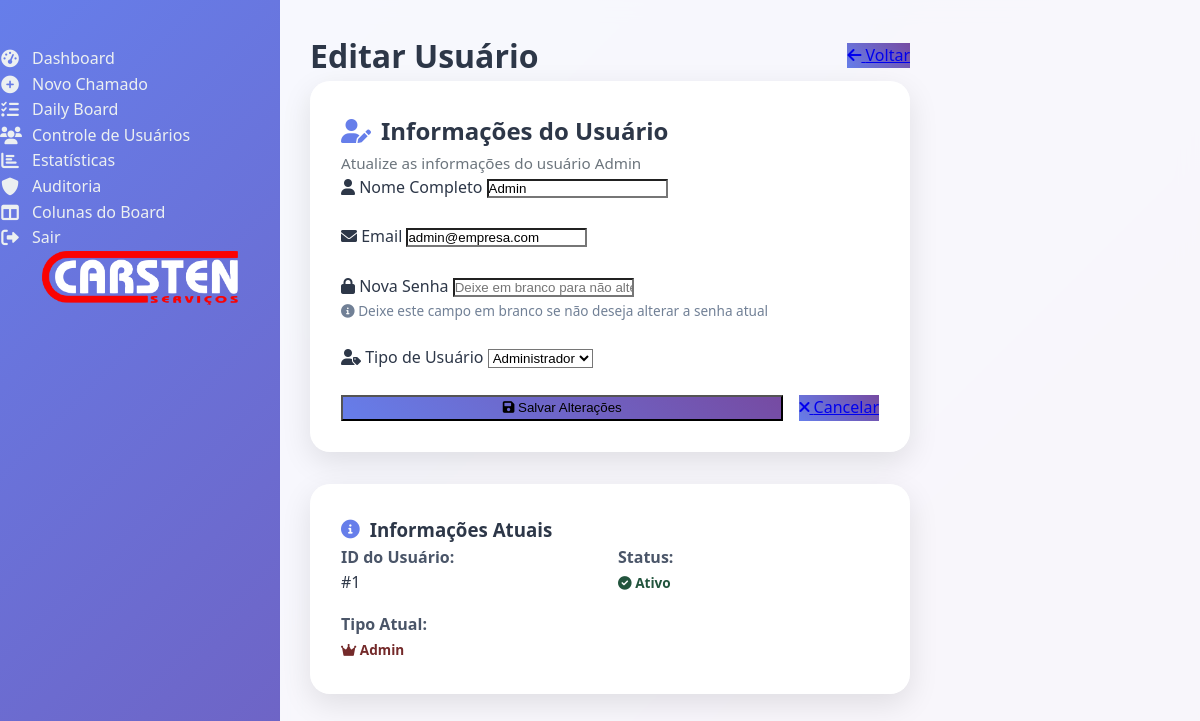
/usuario/1/editar (signed in), run on the app's committed database.
### app.py (models this page shows)
class Usuario(db.Model, UserMixin):
    id = db.Column(db.Integer, primary_key=True)
    nome = db.Column(db.String(100))
    email = db.Column(db.String(100), unique=True)
    senha = db.Column(db.String(200))
    tipo = db.Column(db.String(20))  # 'admin' ou 'usuario'

### app.py (the view, shortened to what this page needs)
@app.route('/usuario/<int:id>/editar', methods=['GET', 'POST'])
@login_required
def editar_usuario(id):
    if current_user.tipo != 'admin':
        abort(403)
    usuario = Usuario.query.get_or_404(id)
    return render_template('editar_usuario.html', usuario=usuario)

### app.py (called while the page is built)
@login_manager.user_loader
def load_user(user_id):
    return db.session.get(Usuario, int(user_id))

### templates/editar_usuario.html (shortened to what this page needs)
{% extends 'base.html' %}
{% block content %}
  <div style="max-width: 600px; margin: 0 auto;">
    <div style="display: flex; justify-content: space-between; align-items: center; margin-bottom: 2rem;">
      <h1>Editar Usuário</h1>
      <a href="{{ url_for('usuarios') }}" class="btn">
        <i class="fas fa-arrow-left"></i>
        Voltar
      </a>
    </div>
    <div class="card">
      <div class="card-header">
        <h2>
          <i class="fas fa-user-edit"></i>
          Informações do Usuário
        </h2>
        <p>Atualize as informações do usuário {{ usuario.nome }}</p>
      </div>
      <div class="card-body">
        <form method="POST" style="display: flex; flex-direction: column; gap: 1.5rem;">
          <div>
            <label for="nome">
              <i class="fas fa-user"></i>
              Nome Completo
            </label>
            <input type="text" id="nome" name="nome" value="{{ usuario.nome }}" required>
          </div>
          <div>
            <label for="email">
              <i class="fas fa-envelope"></i>
              Email
            </label>
            <input type="email" id="email" name="email" value="{{ usuario.email }}" required>
          </div>
          <div>
            <label for="senha">
              <i class="fas fa-lock"></i>
              Nova Senha
            </label>
            <input type="password" id="senha" name="senha" placeholder="Deixe em branco para não alterar">
            <small style="color: #718096; font-size: 0.85rem; margin-top: 0.5rem; display: block;">
              <i class="fas fa-info-circle"></i>
              Deixe este campo em branco se não deseja alterar a senha atual
            </small>
          </div>
          <div>
            <label for="tipo">
              <i class="fas fa-user-tag"></i>
              Tipo de Usuário
            </label>
            <select id="tipo" name="tipo" required>
              <option value="admin" {% if usuario.tipo == 'admin' %}selected{% endif %}>
                <i class="fas fa-crown"></i> Administrador
              </option>
            </select>
          </div>
          <div style="display: flex; gap: 1rem; margin-top: 1rem;">
            <button type="submit" class="btn btn-success" style="flex: 1;">
              <i class="fas fa-save"></i>
              Salvar Alterações
            </button>
            <a href="{{ url_for('usuarios') }}" class="btn" style="flex: 0 0 auto;">
              <i class="fas fa-times"></i>
              Cancelar
            </a>
          </div>
        </form>
      </div>
    </div>
    <div class="card" style="margin-top: 2rem;">
      <div class="card-header">
        <h3>
          <i class="fas fa-info-circle"></i>
          Informações Atuais
        </h3>
      </div>
      <div class="card-body">
        <div style="display: grid; grid-template-columns: repeat(auto-fit, minmax(200px, 1fr)); gap: 1rem;">
          <div>
            <strong style="color: #4a5568;">ID do Usuário:</strong>
            <div style="color: #2d3748; margin-top: 0.25rem;">#{{ usuario.id }}</div>
          </div>
          <div>
            <strong style="color: #4a5568;">Status:</strong>
            <div style="margin-top: 0.25rem;">
              <span style="
                padding: 0.25rem 0.75rem;
                border-radius: 20px;
                font-size: 0.85rem;
                font-weight: 600;
                background: #c6f6d5;
                color: #22543d;
              ">
                <i class="fas fa-check-circle" style="margin-right: 0.25rem;"></i>
                Ativo
              </span>
            </div>
          </div>
          <div>
            <strong style="color: #4a5568;">Tipo Atual:</strong>
            <div style="margin-top: 0.25rem;">
              <span style="
                padding: 0.25rem 0.75rem;
                border-radius: 20px;
                font-size: 0.85rem;
                font-weight: 600;
                {% if usuario.tipo == 'admin' %}
                  background: #fed7d7;
                  color: #742a2a;
                {% else %}
                  background: #c6f6d5;
                  color: #22543d;
                {% endif %}
              ">
                <i class="fas fa-{% if usuario.tipo == 'admin' %}crown{% else %}user{% endif %}" style="margin-right: 0.25rem;"></i>
                {{ usuario.tipo|title }}
              </span>
            </div>
          </div>
        </div>
      </div>
    </div>
  </div>
{% endblock %}

### data on the page
Usuario: nome "Admin", email "admin@empresa.com", tipo "Administrador", id "1", tipo "Admin"
